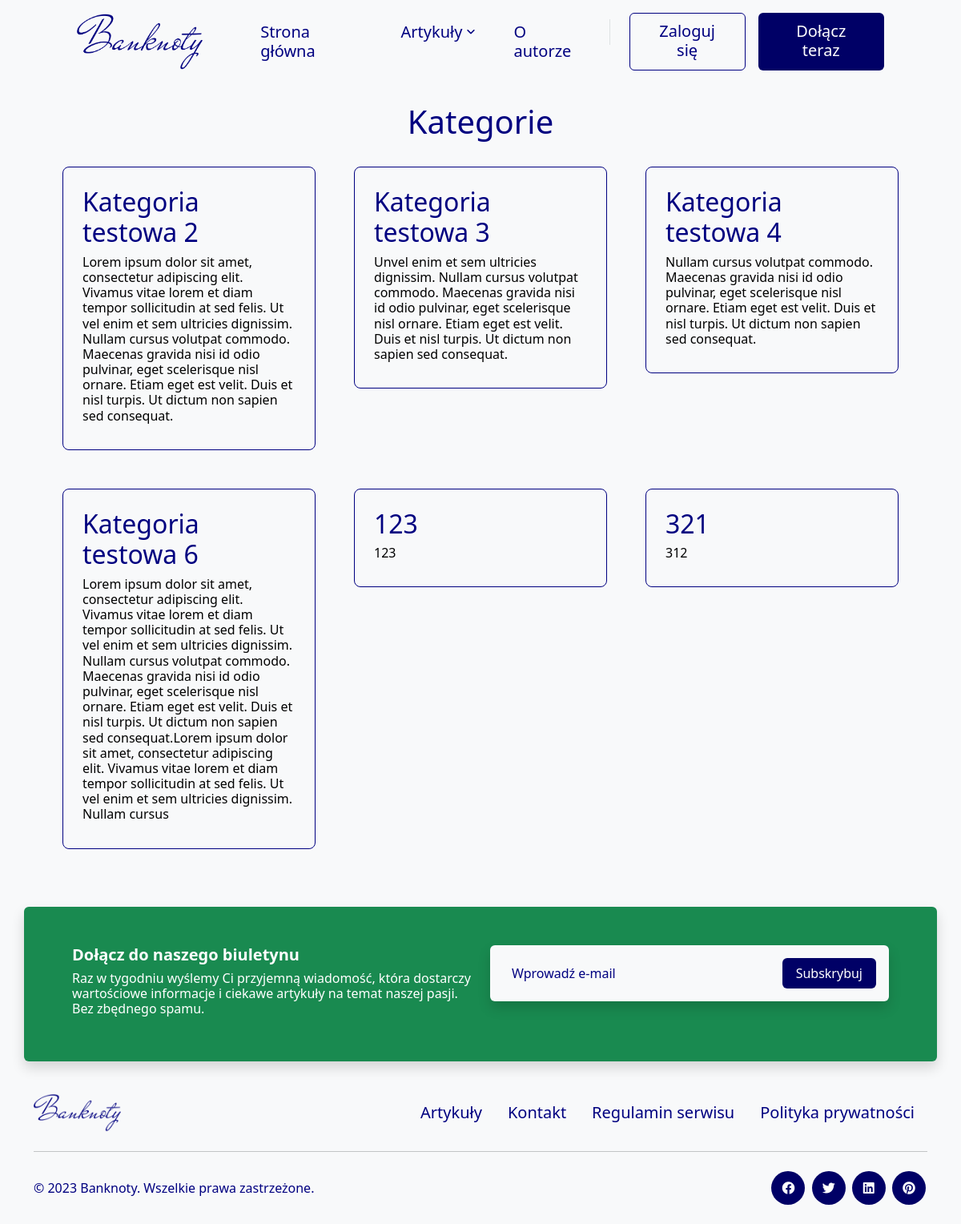
The page /category/ on the database its author committed.
### blog/models.py (models this page shows, shortened)
class Category(models.Model):
    name = models.CharField(
        max_length=128,
        unique=True,
        blank=False,
        validators=[validate_category],
        error_messages={
            'unique': "Kategoria o tej nazwie już istnieje",
        },
        verbose_name="Kategoria"
    )
    description = models.TextField(
        max_length=512,
        blank=False,
        validators=[validate_category_description],
        verbose_name='Opis'
    )

### blog/views.py (the view, shortened to what this page needs)
# urls.py: path('category/', CategoryListView, name='category-all'),  # Lista wszystkich kategorii
def CategoryListView(request):
    categories = Category.objects.all()
    blog = Blog.objects.filter(publiction_status=True).order_by('-date_posted')[1:]
    newsletter_form = NewsletterUserSignUpForm(request.POST or None)
    context = {
        'categories': categories,
        'posts': blog,
        'form': newsletter_form,
        'blog': blog,
        'category': categories,
    }
    return render(request, 'UserTemplates/CategoriesList/CategoriesList.html', context)

### templates/UserTemplates/CategoriesList/CategoriesList.html (shortened to what this page needs)
{% extends 'base.html' %}
{% load static %}
{% block navbar %}
    {% include 'Navbar/Navbar.html' %}
{% endblock %}
{% block content %}
    {% if categories %}
        <div class="bg-body-tertiary">
            <div class="container text-center pb-5 px-5 pt-3">
                <h1 class="category-title text-center pt-2 pb-4">
                    Kategorie
                </h1>
                <div class="row g-5" data-masonry='{"percentPosition": true }'>
                    {% for category in categories %}
                        <div class="col-12 col-sm-6 col-lg-4">
                            {% include 'UserTemplates/CategoriesList/CategoryItem.html' %}
                        </div>
                    {% endfor %}
                </div>
            </div>
        </div>
    {% else %}
        <img src="{% static 'images/404_Error_Page.svg' %}">
    {% endif %}
{% endblock %}
{% block newsletter %}
    {% if categories %}
        {% include 'UserTemplates/NewsletterBlock/Newsletter.html' %}
    {% endif %}
{% endblock %}
{% block foo %}
    {% include 'Footers/Footer.html' %}
{% endblock %}

### templates/UserTemplates/CategoriesList/CategoryItem.html
<a class="category-link" href="{% url 'category-detail' category.id %}">
    <div class="category-box p-4 rounded-3 border">
        <h2>
            {{ category.name }}
        </h2>
        <h6 class="category-desc">
            {{ category.description }}
        </h6>
    </div>
</a>

### rows shown on the page
Category: name "Kategoria testowa 2", description "Lorem ipsum dolor sit amet, consectetur adipiscing elit. Vivamus vitae lorem et diam tempor sollicitudin at sed felis. Ut vel enim et sem ultricies dignissim. Nullam cursus volutpat commodo. Maecenas gravida nisi id odio pulvinar, eget scelerisque nisl ornare. Etiam eget est velit. Duis et nisl turpis. Ut dictum non sapien sed consequat."
Category: name "Kategoria testowa 3", description "Unvel enim et sem ultricies dignissim. Nullam cursus volutpat commodo. Maecenas gravida nisi id odio pulvinar, eget scelerisque nisl ornare. Etiam eget est velit. Duis et nisl turpis. Ut dictum non sapien sed consequat."
Category: name "Kategoria testowa 4", description "Nullam cursus volutpat commodo. Maecenas gravida nisi id odio pulvinar, eget scelerisque nisl ornare. Etiam eget est velit. Duis et nisl turpis. Ut dictum non sapien sed consequat."
Category: name "Kategoria testowa 6", description "Lorem ipsum dolor sit amet, consectetur adipiscing elit. Vivamus vitae lorem et diam tempor sollicitudin at sed felis. Ut vel enim et sem ultricies dignissim. Nullam cursus volutpat commodo. Maecenas gravida nisi id odio pulvinar, eget scelerisque nisl ornare. Etiam eget est velit. Duis et nisl turpis. Ut dictum non sapien sed consequat.Lorem ipsum dolor sit amet, consectetur adipiscing elit. Vivamus vitae lorem et diam tempor sollicitudin at sed felis. Ut vel enim et sem ultricies dignissim. Nullam cursus"
Category: name "123", description "123"
Category: name "321", description "312"
